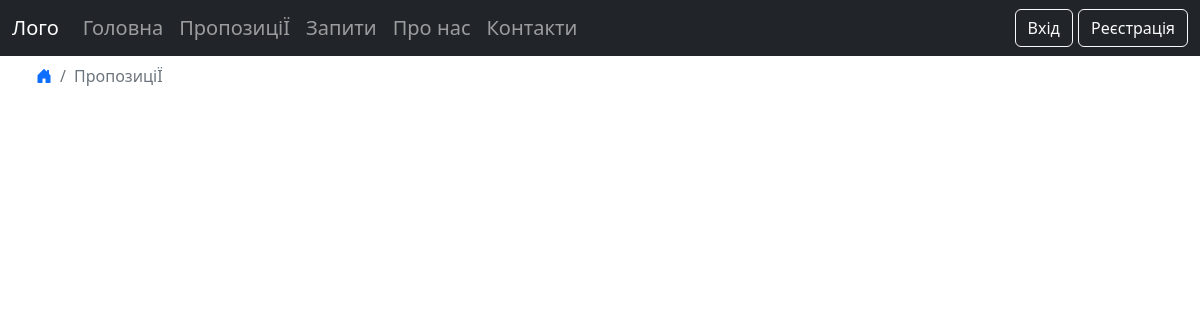
Page /offers/ on the earlier database version.
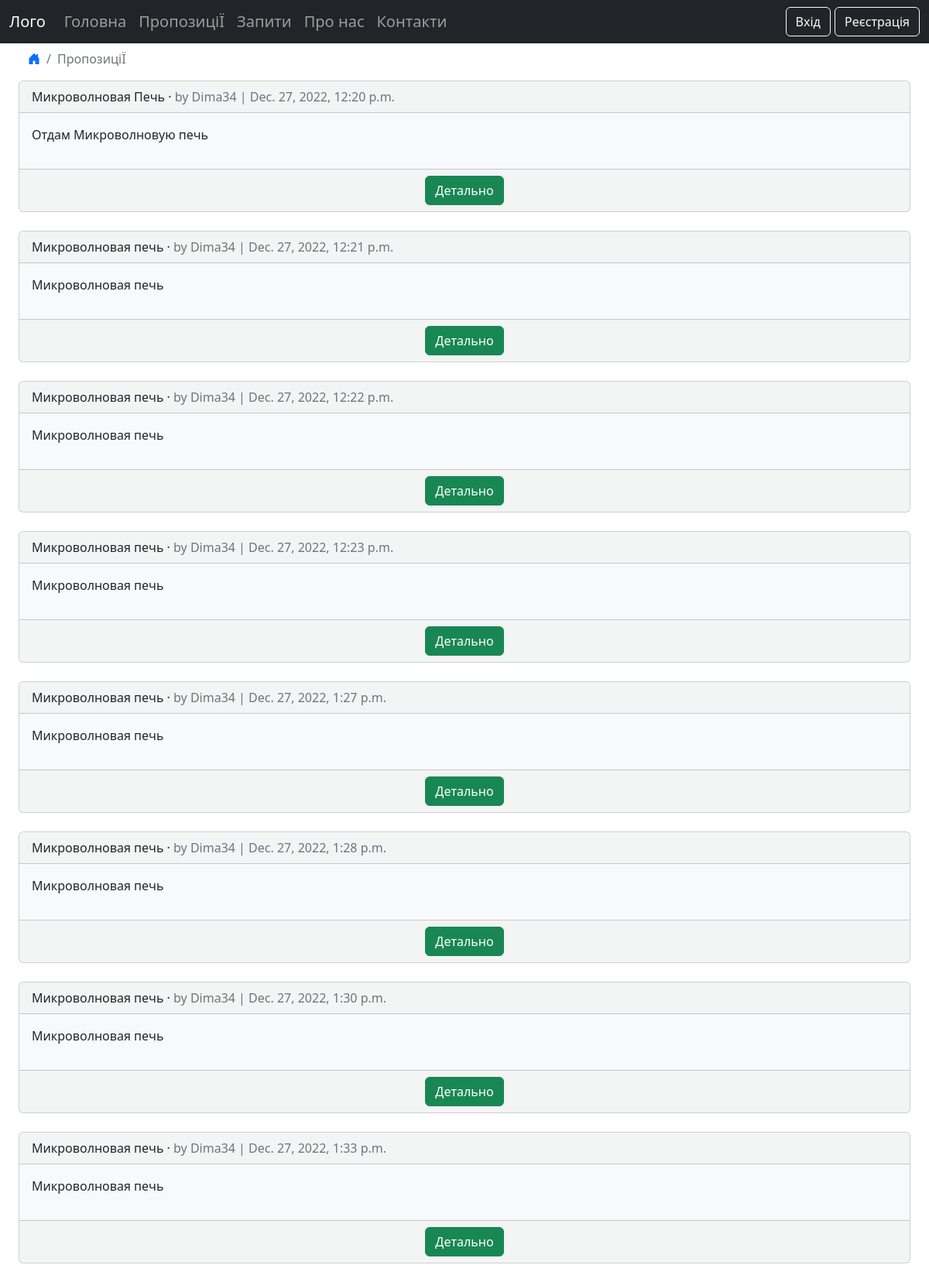
Same page on the later database version.
### offers/models.py (models this page shows, shortened)
class Offers(models.Model):
    title = models.CharField(max_length=255)
    body = models.TextField()
    url_image = models.URLField(blank=True)
    location = models.TextField(blank=True)
    date = models.DateTimeField(auto_now_add=True)
    author = models.ForeignKey(
        'accounts.CustomUser',
        on_delete=models.CASCADE,
    )

### accounts/models.py (models this page shows)
class CustomUser(AbstractUser):
    phone = models.CharField(max_length=15)

### offers/views.py (the view)
# urls.py: path("", OffersListView.as_view(), name="offers_list"),
class OffersListView(ListView):
    model = Offers
    template_name = "offers_list.html"

### templates/offers_list.html (shortened to what this page needs)
{% extends "base.html" %}
{% load crispy_forms_tags %}
{% block content %}
<ul class="breadcrumb ms-4">
    <li class="breadcrumb-item"><a href="{% url 'home' %}"><i class="bi bi-house-door-fill"></i></a></li>
    <li class="breadcrumb-item active">ПропозиціЇ</li>
</ul>
{% for offers in offers_list %}
<div class="container-fluid">
    <div class="card card-list bg-light bg-opacity-50">
        <div class="card-header">
            <span class="font-weight-bold">{{ offers.title }}</span> &middot;
            <span class="text-muted">by {{ offers.author }} |
                {{ offers.date }}</span>
        </div>
        <div class="card-body bg-light post-entry">
            <p>{{ offers.body }}</p>
        </div>
        <div class="card-footer text-center text-muted">
            <a class = "btn btn-success" href="{% url 'offers_detail' offers.pk %}">Детально</a>
        </div>
    </div>
    <br />
   </div>
{% endfor %}
{% endblock content %}

### templates/base.html (shortened to what this page needs)
{% load static %}
<!DOCTYPE html>
<html lang="uk">
<head>
    <link rel="stylesheet" href="https://cdn.jsdelivr.net/npm/bootstrap@5.2.0/dist/css/bootstrap.min.css">
    <link rel="stylesheet" href="https://cdn.jsdelivr.net/npm/bootstrap-icons@1.9.1/font/bootstrap-icons.css">
</head>
<body>
    <div>
        <nav class="navbar navbar-expand-md navbar-dark bg-dark h5">
            <div class="container-fluid">
                <a class="navbar-brand" href="{% url 'home' %}">Лого</a>
                <div class="collapse navbar-collapse" id="collapsibleNavbar">
                    <ul class="navbar-nav">
                        <li class="nav-item">
                            <a class="nav-link" href="{% url 'home' %}">Головна</a>
                        </li>
                        <li class="nav-item">
                            <a class="nav-link" href="{% url 'offers_list' %}">ПропозиціЇ</a>
                        </li>
                        <li class="nav-item">
                            <a class="nav-link" href="#">Запити</a>
                        </li>
                        <li class="nav-item">
                            <a class="nav-link" href="{% url 'about' %}">Про нас</a>
                        </li>
                        <li class="nav-item">
                            <a class="nav-link" href="{% url 'contacts' %}">Контакти</a>
                        </li>
                    </ul>
                    <div class="navbar-collapse justify-content-end">
                        <ul class="navbar-nav">
                            <li class="nav-item">
                                {% if user.is_authenticated %}
                                <span class="text-white h6">Привіт {{ user.first_name }}</span>
                                    <a class="btn btn-outline-light" href="{% url 'changepassword' %}">Зміна паролю</a>
                                    <a class="btn btn-outline-light" href="{% url 'logout' %}">Вийти</a>
                                {% else %}
                                    <a class="btn btn-outline-light" href="{% url 'login' %}">Вхід</a>
                                    <a class="btn btn-outline-light" href="{% url 'signup' %}">Реєстрація</a>
                                {% endif %}
                            </li>
                        </ul>
                    </div>
                </div>
            </div>
        </nav>
    </div>
    <div class="container-fluid">
        {% block content %}
        {% endblock content %}
    </div>
</body>
</html>

Differences in the rows shown:
added Offers: title "Микроволновая Печь", author "Dima34", date "Dec. 27, 2022, 12:20 p.m.", body "Отдам Микроволновую печь"
added Offers: title "Микроволновая печь", author "Dima34", date "Dec. 27, 2022, 12:21 p.m.", body "Микроволновая печь"
added Offers: title "Микроволновая печь", author "Dima34", date "Dec. 27, 2022, 12:22 p.m.", body "Микроволновая печь"
added Offers: title "Микроволновая печь", author "Dima34", date "Dec. 27, 2022, 12:23 p.m.", body "Микроволновая печь"
added Offers: title "Микроволновая печь", author "Dima34", date "Dec. 27, 2022, 1:27 p.m.", body "Микроволновая печь"
added Offers: title "Микроволновая печь", author "Dima34", date "Dec. 27, 2022, 1:28 p.m.", body "Микроволновая печь"
added Offers: title "Микроволновая печь", author "Dima34", date "Dec. 27, 2022, 1:30 p.m.", body "Микроволновая печь"
added Offers: title "Микроволновая печь", author "Dima34", date "Dec. 27, 2022, 1:33 p.m.", body "Микроволновая печь"
